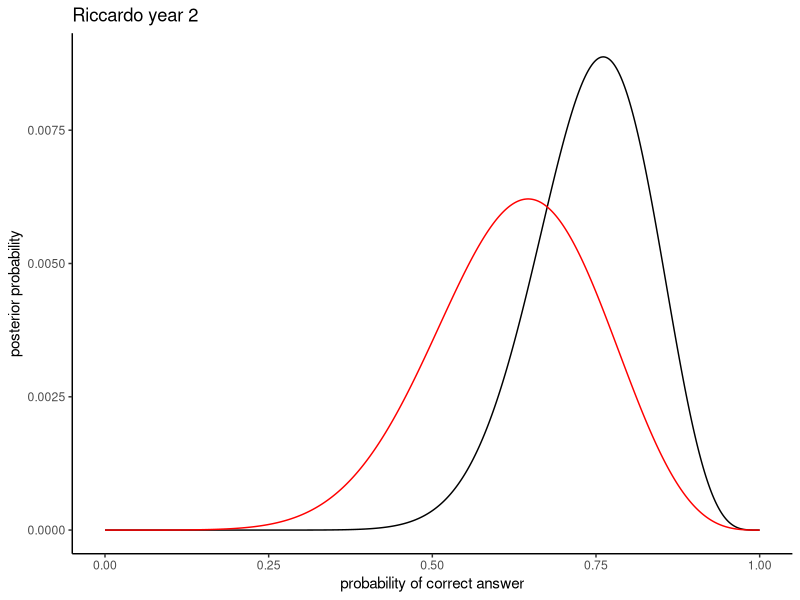
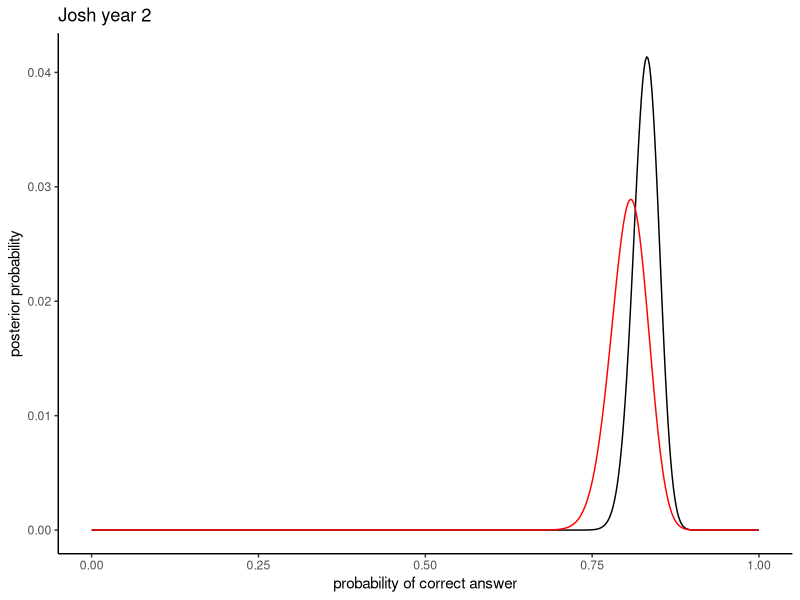
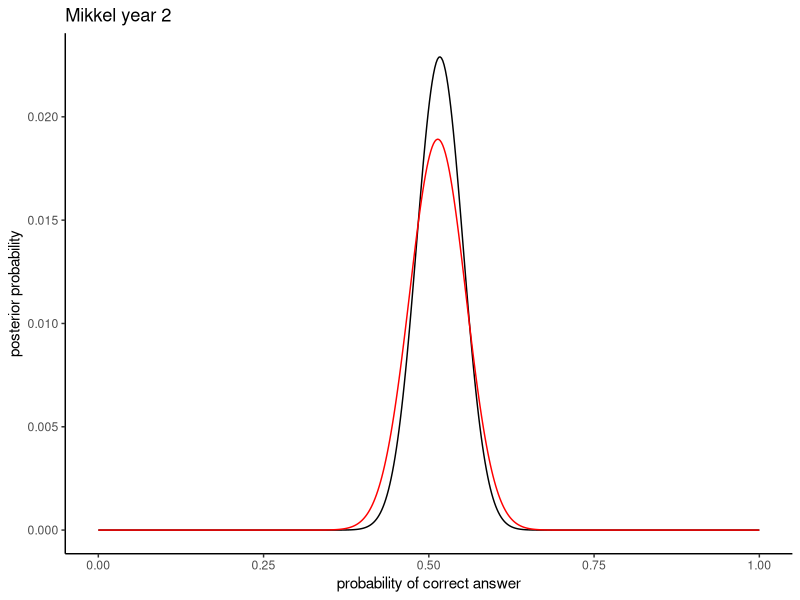
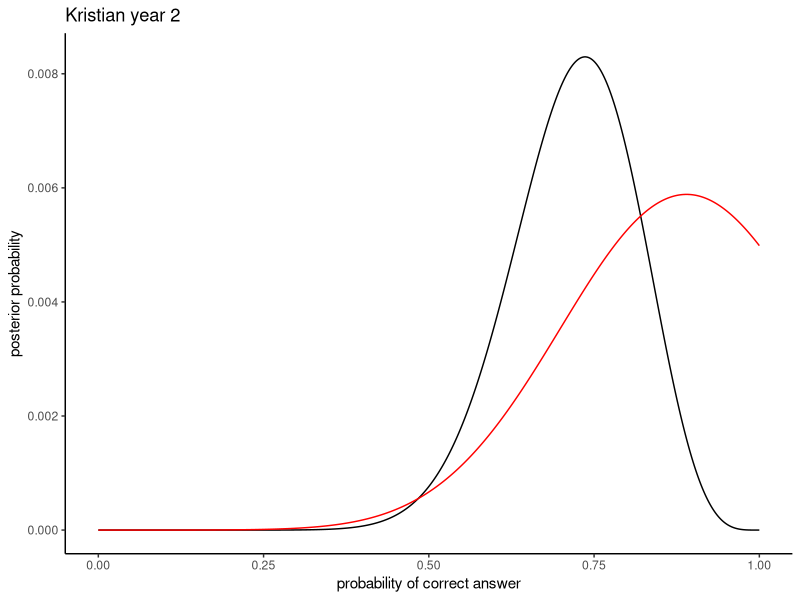
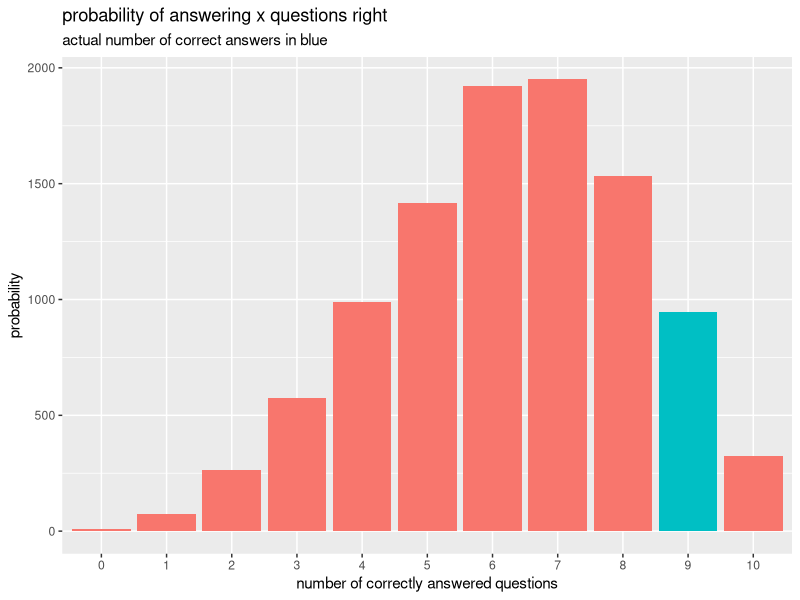
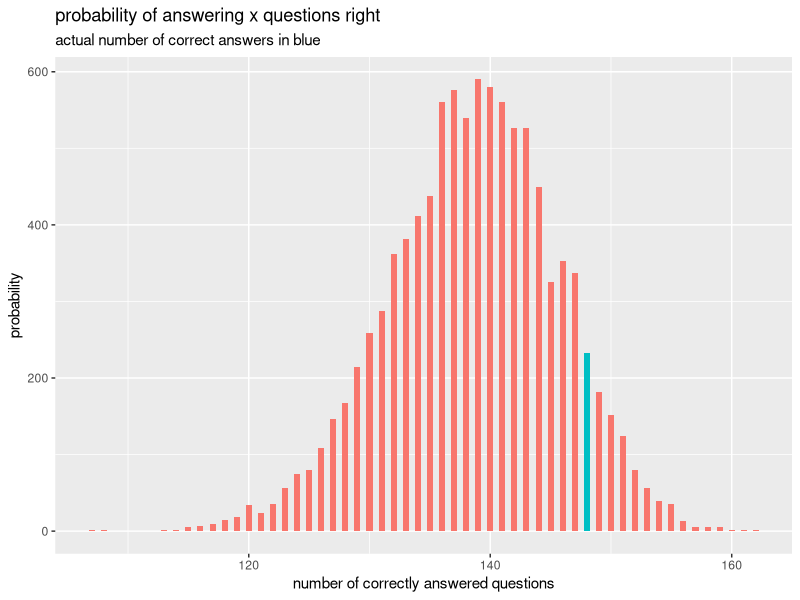
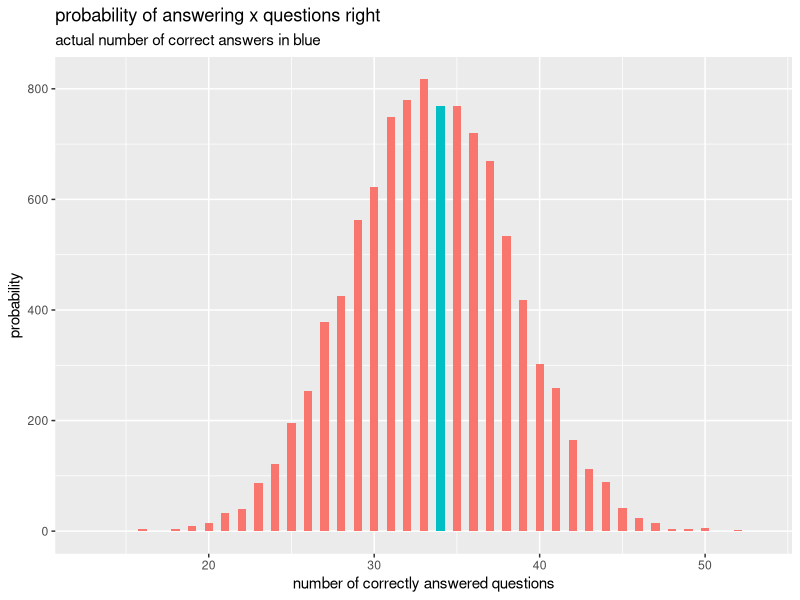
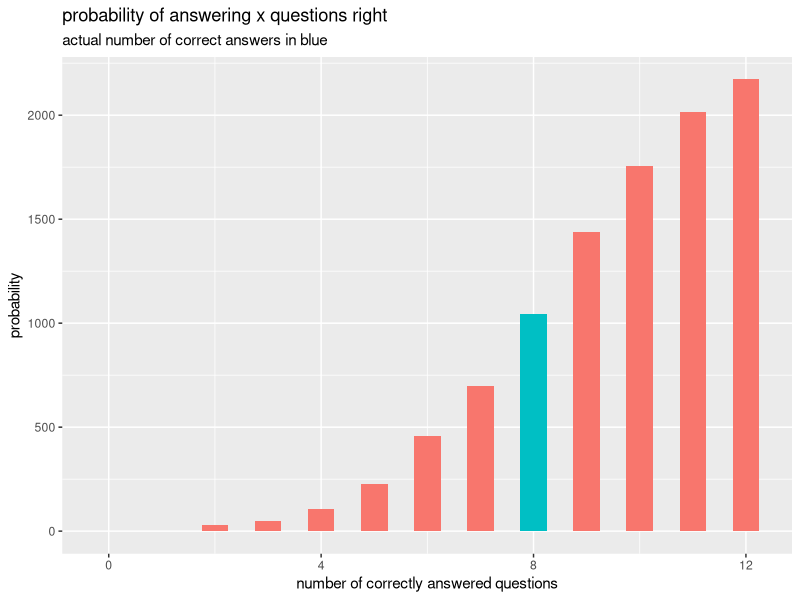

Write the R code that produced these figures, in order.
## ---- chunk 1
knitr::opts_chunk$set(echo = TRUE)
## ---- chunk 2
d <- data.frame(
  Correct=c(3,2,160,66),
  Questions=c(6,2,198,132),
  Teacher=c("RF","KT","JS","MW"))

d3 <- data.frame(
  Correct=c(9,8,148,34),
  Questions=c(10,12,172,65),
  Teacher=c("RF","KT","JS","MW"))
## ---- chunk 3
#Define the grid
dens=500 
p_grid <- seq( from=0 , to=1 , length.out=dens) 
#Define the prior 
prior = dnorm(p_grid, mean= 0.8, sd= 0.2)

## ---- chunk 4
#last year's posteriors
library(ggplot2)

#Riccardo

likelihood <- dbinom( d$Correct[d$Teacher == "RF"] , size= d$Questions [d$Teacher == "RF"] , prob=p_grid ) 
unstd.posterior <- likelihood * prior 
posterior_R <- unstd.posterior / sum(unstd.posterior)

  
#Josh

likelihood <- dbinom( d$Correct[d$Teacher == "JS"] , size= d$Questions [d$Teacher == "JS"] , prob=p_grid ) 
unstd.posterior <- likelihood * prior 
posterior_J <- unstd.posterior / sum(unstd.posterior)


#Mikkel

likelihood <- dbinom( d$Correct[d$Teacher == "MW"] , size= d$Questions [d$Teacher == "MW"] , prob=p_grid ) 
unstd.posterior <- likelihood * prior 
posterior_M <- unstd.posterior / sum(unstd.posterior)


#Kristian

likelihood <- dbinom( d$Correct[d$Teacher == "KT"] , size= d$Questions [d$Teacher == "KT"] , prob=p_grid ) 
unstd.posterior <- likelihood * prior 
posterior_K <- unstd.posterior / sum(unstd.posterior)




## ---- chunk 5
#this year's posteriors

#Riccardo
prior= posterior_R

likelihood <- dbinom( d3$Correct[d3$Teacher == "RF"] , size= d3$Questions [d3$Teacher == "RF"] , prob=p_grid ) 
unstd.posterior <- likelihood * prior 
posterior <- unstd.posterior / sum(unstd.posterior)
Data_R_new=data.frame(grid=p_grid,posterior=posterior,prior=prior,likelihood=likelihood) 
Data_R_new$teacher= c("Riccardo")

ggplot(Data_R_new,aes(grid,posterior))+ 
  geom_line()+
  theme_classic()+
  geom_line(aes(grid,prior), color='red')+
  labs(x="probability of correct answer", y="posterior probability", title= "Riccardo year 2")
  

#Josh
prior= posterior_J

likelihood <- dbinom( d3$Correct[d3$Teacher == "JS"] , size= d3$Questions [d$Teacher == "JS"] , prob=p_grid ) 
unstd.posterior <- likelihood * prior 
posterior <- unstd.posterior / sum(unstd.posterior)
Data_J_new=data.frame(grid=p_grid,posterior=posterior,prior=prior,likelihood=likelihood) 
Data_J_new$teacher= c("Josh")

ggplot(Data_J_new,aes(grid,posterior))+ 
  geom_line()+
  theme_classic()+
  geom_line(aes(grid,prior), color='red')+
  labs(x="probability of correct answer", y="posterior probability", title= "Josh year 2")


#Mikkel
prior= posterior_M

likelihood <- dbinom( d3$Correct[d3$Teacher == "MW"] , size= d3$Questions [d3$Teacher == "MW"] , prob=p_grid ) 
unstd.posterior <- likelihood * prior 
posterior <- unstd.posterior / sum(unstd.posterior)
Data_M_new=data.frame(grid=p_grid,posterior=posterior,prior=prior,likelihood=likelihood) 
Data_M_new$teacher= c("Mikkel")

ggplot(Data_M_new,aes(grid,posterior))+ 
  geom_line()+
  theme_classic()+
  geom_line(aes(grid,prior), color='red')+
  labs(x="probability of correct answer", y="posterior probability", title= "Mikkel year 2")

#Kristian
prior= posterior_K

likelihood <- dbinom( d3$Correct[d3$Teacher == "KT"] , size= d3$Questions [d3$Teacher == "KT"] , prob=p_grid ) 
unstd.posterior <- likelihood * prior 
posterior <- unstd.posterior / sum(unstd.posterior)
Data_K_new=data.frame(grid=p_grid,posterior=posterior,prior=prior,likelihood=likelihood) 
Data_K_new$teacher= c("Kristian")


ggplot(Data_K_new,aes(grid,posterior))+ 
  geom_line()+
  theme_classic()+
  geom_line(aes(grid,prior), color='red')+
  labs(x="probability of correct answer", y="posterior probability", title= "Kristian year 2")


## ---- chunk 6
samples_R <- sample( p_grid , prob=posterior_R , size=1e4 , replace=TRUE )
samples_J <- sample( p_grid , prob=posterior_J , size=1e4 , replace=TRUE )
samples_M <- sample( p_grid , prob=posterior_M, size=1e4 , replace=TRUE )
samples_K <- sample( p_grid , prob=posterior_K, size=1e4 , replace=TRUE )


#library(rethinking)

prediction_R <- rbinom( 1e4 , size=d3$Questions[d$Teacher == "RF"] , prob=samples_R )
prediction_J <- rbinom( 1e4 , size=d3$Questions[d$Teacher == "JS"] , prob=samples_J )
prediction_M <- rbinom( 1e4 , size=d3$Questions[d$Teacher == "MW"] , prob=samples_M )
prediction_K <- rbinom( 1e4 , size=d3$Questions[d$Teacher == "KT"] , prob=samples_K )


predictions_R=data.frame(teacher= as.character("RF"),
              correct= as.numeric(d3$Correct[d3$Teacher=="RF"])
              )
predictions_R= cbind(predictions_R, prediction=as.factor(prediction_R)) 

predictions_R$correct_answer=predictions_R$prediction == "9" 
#--------

predictions_J=data.frame(teacher= as.character("JS"),
              correct= as.numeric(d3$Correct[d3$Teacher=="JS"])
              )
predictions_J= cbind(predictions_J, prediction=prediction_J) 

predictions_J$correct_answer=predictions_J$prediction == "148" 
#---------

predictions_M=data.frame(teacher= as.character("MW"),
              correct=as.numeric(d3$Correct[d3$Teacher=="MW"])
              )
predictions_M= cbind(predictions_M, prediction=prediction_M) 

predictions_M$correct_answer=predictions_M$prediction == "34" 

#---------

predictions_K=data.frame(teacher= as.character("KT"),
              correct= as.numeric(d3$Correct[d3$Teacher=="KT"])
              )
predictions_K= cbind(predictions_K, prediction=prediction_K) 

predictions_K$correct_answer=predictions_K$prediction == "8" 


ggplot(data=predictions_R, aes(x= predictions_R$prediction)) +
  stat_count(aes(fill= predictions_R$correct_answer)) +
  labs(title="probability of answering x questions right", subtitle= "actual number of correct answers in blue", x= "number of correctly answered questions", y= "probability") +
  theme(legend.position = "none")

ggplot(data=predictions_J, aes(x= predictions_J$prediction)) +
  geom_histogram(aes(fill= predictions_J$correct_answer), binwidth= 0.5) +
  labs(title="probability of answering x questions right", subtitle= "actual number of correct answers in blue", x= "number of correctly answered questions", y= "probability") +
  theme(legend.position = "none")

ggplot(data=predictions_M, aes(x= predictions_M$prediction)) +
  geom_histogram(aes(fill= predictions_M$correct_answer), binwidth= 0.5) +
  labs(title="probability of answering x questions right", subtitle= "actual number of correct answers in blue", x= "number of correctly answered questions", y= "probability") +
  theme(legend.position = "none")

ggplot(data=predictions_K, aes(x= predictions_K$prediction)) +
  geom_histogram(aes(fill= predictions_K$correct_answer), binwidth= 0.5) +
  labs(title="probability of answering x questions right", subtitle= "actual number of correct answers in blue", x= "number of correctly answered questions", y= "probability") +
  theme(legend.position = "none")

# simplehist(prediction_R)
# simplehist(prediction_J)
# simplehist(prediction_M)
# simplehist(prediction_K)

